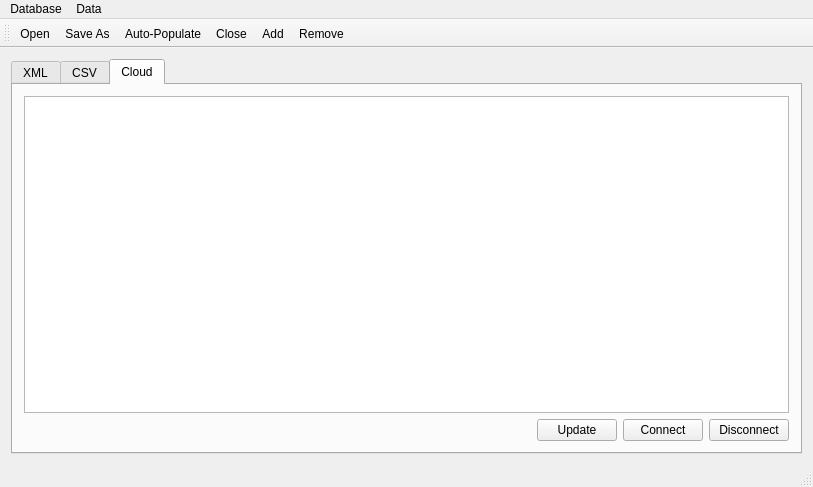
<?xml version="1.0" encoding="UTF-8"?>
<ui version="4.0">
 <class>firstTableXmlExcelCSV</class>
 <widget class="QMainWindow" name="firstTableXmlExcelCSV">
  <property name="geometry">
   <rect>
    <x>0</x>
    <y>0</y>
    <width>813</width>
    <height>487</height>
   </rect>
  </property>
  <property name="windowTitle">
   <string>firstTableXmlExcelCSV</string>
  </property>
  <widget class="QWidget" name="centralWidget">
   <layout class="QGridLayout" name="gridLayout">
    <item row="0" column="1">
     <widget class="QTabWidget" name="tabWidget">
      <property name="currentIndex">
       <number>2</number>
      </property>
      <widget class="QWidget" name="tab">
       <attribute name="title">
        <string>XML</string>
       </attribute>
       <layout class="QGridLayout" name="gridLayout_2">
        <item row="0" column="0">
         <widget class="QTableWidget" name="tableWidget"/>
        </item>
       </layout>
      </widget>
      <widget class="QWidget" name="tab_2">
       <attribute name="title">
        <string>CSV</string>
       </attribute>
       <layout class="QGridLayout" name="gridLayout_3">
        <item row="0" column="0">
         <widget class="QTableWidget" name="tableWidget_2"/>
        </item>
       </layout>
      </widget>
      <widget class="QWidget" name="tab_3">
       <attribute name="title">
        <string>Cloud</string>
       </attribute>
       <layout class="QGridLayout" name="gridLayout_4">
        <item row="0" column="0">
         <widget class="QTableWidget" name="tableWidget_3"/>
        </item>
        <item row="1" column="0">
         <layout class="QHBoxLayout" name="horizontalLayout">
          <item>
           <spacer name="horizontalSpacer">
            <property name="orientation">
             <enum>Qt::Horizontal</enum>
            </property>
            <property name="sizeHint" stdset="0">
             <size>
              <width>40</width>
              <height>20</height>
             </size>
            </property>
           </spacer>
          </item>
          <item>
           <widget class="QPushButton" name="pushButton_3">
            <property name="text">
             <string>Update</string>
            </property>
           </widget>
          </item>
          <item>
           <widget class="QPushButton" name="pushButton_2">
            <property name="text">
             <string>Connect</string>
            </property>
           </widget>
          </item>
          <item>
           <widget class="QPushButton" name="pushButton">
            <property name="text">
             <string>Disconnect</string>
            </property>
           </widget>
          </item>
         </layout>
        </item>
       </layout>
      </widget>
     </widget>
    </item>
   </layout>
  </widget>
  <widget class="QMenuBar" name="menuBar">
   <property name="geometry">
    <rect>
     <x>0</x>
     <y>0</y>
     <width>813</width>
     <height>25</height>
    </rect>
   </property>
   <widget class="QMenu" name="menuDatabase">
    <property name="title">
     <string>Database</string>
    </property>
    <addaction name="actionOpen"/>
    <addaction name="actionSave_As"/>
    <addaction name="actionClose"/>
   </widget>
   <widget class="QMenu" name="menuData">
    <property name="title">
     <string>Data</string>
    </property>
    <addaction name="actionAdd"/>
    <addaction name="actionRemove"/>
   </widget>
   <addaction name="menuDatabase"/>
   <addaction name="menuData"/>
  </widget>
  <widget class="QStatusBar" name="statusBar"/>
  <widget class="QToolBar" name="toolBar">
   <property name="windowTitle">
    <string>toolBar</string>
   </property>
   <attribute name="toolBarArea">
    <enum>TopToolBarArea</enum>
   </attribute>
   <attribute name="toolBarBreak">
    <bool>true</bool>
   </attribute>
   <addaction name="actionOpen"/>
   <addaction name="actionSave_As"/>
   <addaction name="actionAuto_Populate"/>
   <addaction name="actionClose"/>
   <addaction name="actionAdd"/>
   <addaction name="actionRemove"/>
  </widget>
  <action name="actionOpen">
   <property name="icon">
    <iconset resource="resxmlexcelcsv.qrc">
     <normaloff>:/new_database.png</normaloff>:/new_database.png</iconset>
   </property>
   <property name="text">
    <string>Open</string>
   </property>
  </action>
  <action name="actionSave_As">
   <property name="icon">
    <iconset resource="resxmlexcelcsv.qrc">
     <normaloff>:/save.png</normaloff>:/save.png</iconset>
   </property>
   <property name="text">
    <string>Save As</string>
   </property>
  </action>
  <action name="actionClose">
   <property name="icon">
    <iconset resource="resxmlexcelcsv.qrc">
     <normaloff>:/close.png</normaloff>:/close.png</iconset>
   </property>
   <property name="text">
    <string>Close</string>
   </property>
  </action>
  <action name="actionAuto_Populate">
   <property name="icon">
    <iconset resource="resxmlexcelcsv.qrc">
     <normaloff>:/autopopulate.png</normaloff>:/autopopulate.png</iconset>
   </property>
   <property name="text">
    <string>Auto-Populate</string>
   </property>
   <property name="toolTip">
    <string>Load from image directory</string>
   </property>
  </action>
  <action name="actionAdd">
   <property name="icon">
    <iconset resource="resxmlexcelcsv.qrc">
     <normaloff>:/add_item.png</normaloff>:/add_item.png</iconset>
   </property>
   <property name="text">
    <string>Add</string>
   </property>
  </action>
  <action name="actionRemove">
   <property name="icon">
    <iconset resource="resxmlexcelcsv.qrc">
     <normaloff>:/remove_item.png</normaloff>:/remove_item.png</iconset>
   </property>
   <property name="text">
    <string>Remove</string>
   </property>
  </action>
 </widget>
 <layoutdefault spacing="6" margin="11"/>
 <resources>
  <include location="resxmlexcelcsv.qrc"/>
 </resources>
 <connections/>
</ui>
